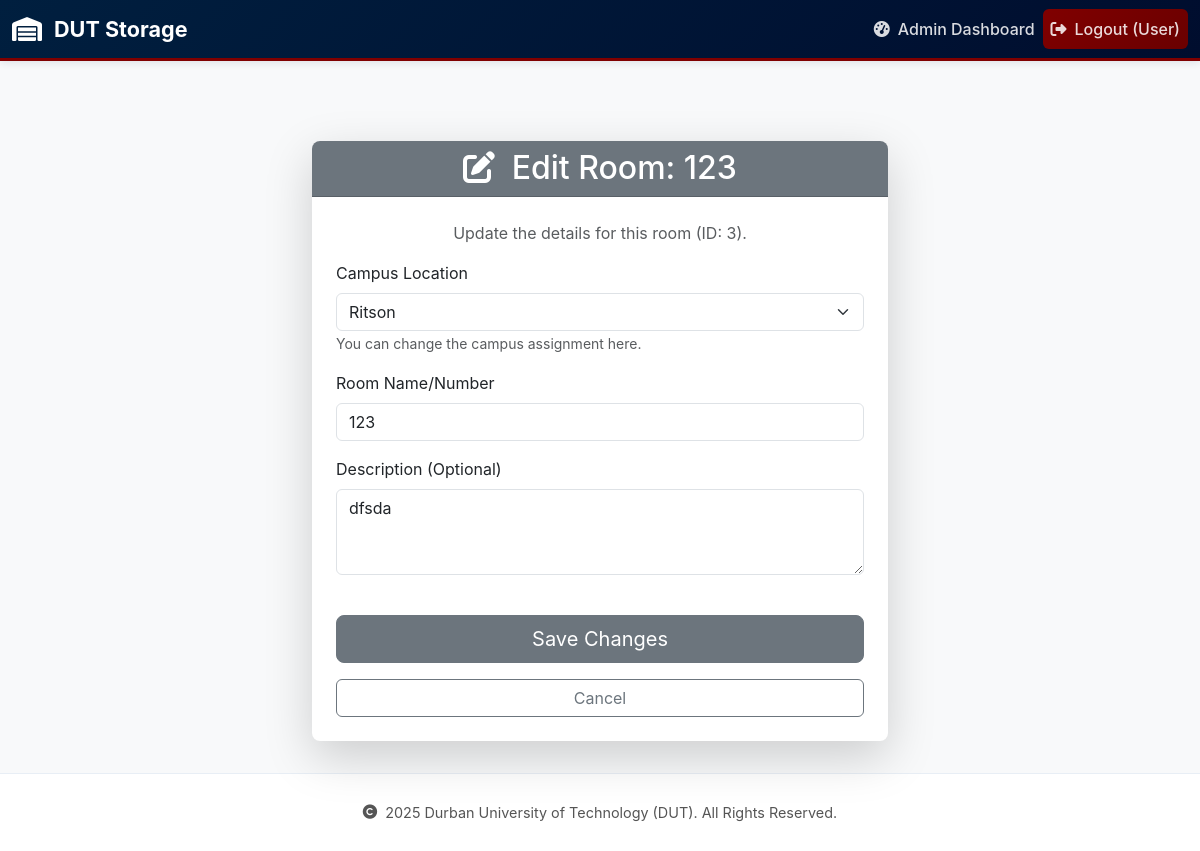
Page /admin/room/edit/3 (signed in) on the committed database.
### app/models.py (models this page shows, shortened)
class Room(db.Model):
    __tablename__ = 'room'
    room_id = db.Column(db.Integer, primary_key=True)
    name = db.Column(db.String(120), nullable=False)
    staff_number = db.Column(db.String(8), nullable=True)  # DUT staff number (8 digits)
    staff_name = db.Column(db.String(120), nullable=True)
    description = db.Column(db.Text, nullable=True)
    campus_id = db.Column(db.Integer, db.ForeignKey('campus.campus_id'), nullable=False)
    items = db.relationship('Item', backref='room', lazy=True, cascade="all, delete-orphan")

### app/routes/admin_routes.py (the view, shortened to what this page needs)
@admin_bp.route('/room/edit/<int:room_id>', methods=['GET', 'POST'])
@login_required
def edit_room(room_id):
    room = Room.query.get_or_404(room_id)
    managed_campus_ids = [c.campus_id for c in current_user.campuses]
    if room.campus_id not in managed_campus_ids:
        flash('Unauthorized: You do not manage the campus this room belongs to.', 'danger')
        return redirect(url_for('admin.list_rooms'))
    form = RoomCreationForm(obj=room)
    campuses = current_user.campuses
    form.campus.choices = [(c.campus_id, c.name) for c in campuses]
    if form.campus.data is None:
        form.campus.data = room.campus_id
    return render_template('admin/edit_room.html', form=form, room=room, title='Edit Room')

### app/forms.py
class RoomCreationForm(FlaskForm):
    campus = SelectField(
        'Campus Location',
        coerce=int,
        validators=[DataRequired()]
    )
    name = StringField(
        'Room Name/Number',
        validators=[DataRequired(), Length(max=120)]
    )
    description = TextAreaField(
        'Description (Optional)',
        validators=[Optional()]
    )
    staff_name = StringField('Responsible Staff Name', validators=[Optional(), Length(max=120)])
    staff_number = StringField('Staff Number', validators=[Optional(), Length(max=50)])
    submit = SubmitField('Save Room Details')

### app/__init__.py (called while the page is built)
@login_manager.user_loader
def load_user(user_id):
    user_type, _, user_actual_id = user_id.partition('-')
    if user_type == 'A':
        return Admin.query.get(int(user_actual_id))
    elif user_type == 'D':
        return DataCapturer.query.get(int(user_actual_id))
    return None

### app/models.py (called while the page is built)
    @property
    def is_admin(self):
        return True

### app/templates/admin/edit_room.html (shortened to what this page needs)
{% extends "base.html" %}
{% block content %}
<div class="container mt-5">
    <div class="row justify-content-center">
        <div class="col-md-8 col-lg-6">
            <div class="card shadow-lg border-0 rounded-3">
                <div class="card-header bg-secondary text-white text-center rounded-top-3">
                    <h2 class="card-title mb-0"><i class="fas fa-edit me-2"></i> Edit Room: {{ room.name }}</h2>
                </div>
                <div class="card-body p-4">
                    <p class="text-muted text-center">Update the details for this room (ID: {{ room.room_id }}).</p>
                    <form method="POST" action="{{ url_for('admin.edit_room', room_id=room.room_id) }}" class="needs-validation" novalidate>
                        <div class="mb-3">
                            {{ form.campus.label(class="form-label font-weight-bold") }}
                            {{ form.campus(class="form-select", required=true) }}
                            <small class="form-text text-muted">You can change the campus assignment here.</small>
                        </div>
                        <div class="mb-3">
                            {{ form.name.label(class="form-label font-weight-bold") }}
                            {{ form.name(class="form-control", placeholder="e.g., Block B, Lab 301", required=true) }}
                        </div>
                        <div class="mb-4">
                            {{ form.description.label(class="form-label font-weight-bold") }}
                            {{ form.description(class="form-control", rows="3", placeholder="Optional description or purpose of the room.") }}
                        </div>
                        <div class="d-grid gap-2">
                            {{ form.submit(class="btn btn-secondary btn-lg mt-3", value='Save Changes') }}
                            <a href="{{ url_for('admin.list_rooms') }}" class="btn btn-outline-secondary mt-2">
                                Cancel
                            </a>
                        </div>
                    </form>
                </div>
            </div>
        </div>
    </div>
</div>
{% endblock %}

### app/templates/base.html (style rules this page uses)
:root { --dut-primary: #001F3F; --dut-accent: #800000; --text-primary: #1a1a1a; --text-secondary: #555; --border-color: #e8eef5; }
* { margin: 0; padding: 0; box-sizing: border-box; }
html, body { height: 100%; font-family: -apple-system, BlinkMacSystemFont, "Segoe UI", Roboto, "Helvetica Neue", Arial, sans-serif; }
body { display: flex; flex-direction: column; min-height: 100vh; background: #f8f9fa; }
.container { max-width: 1200px; }

### rows in the picture
Room: name "123", room_id "3", campus "Ritson", description "dfsda"

### other values in the picture
{{ current_user.full_name or 'User' }} "User"
